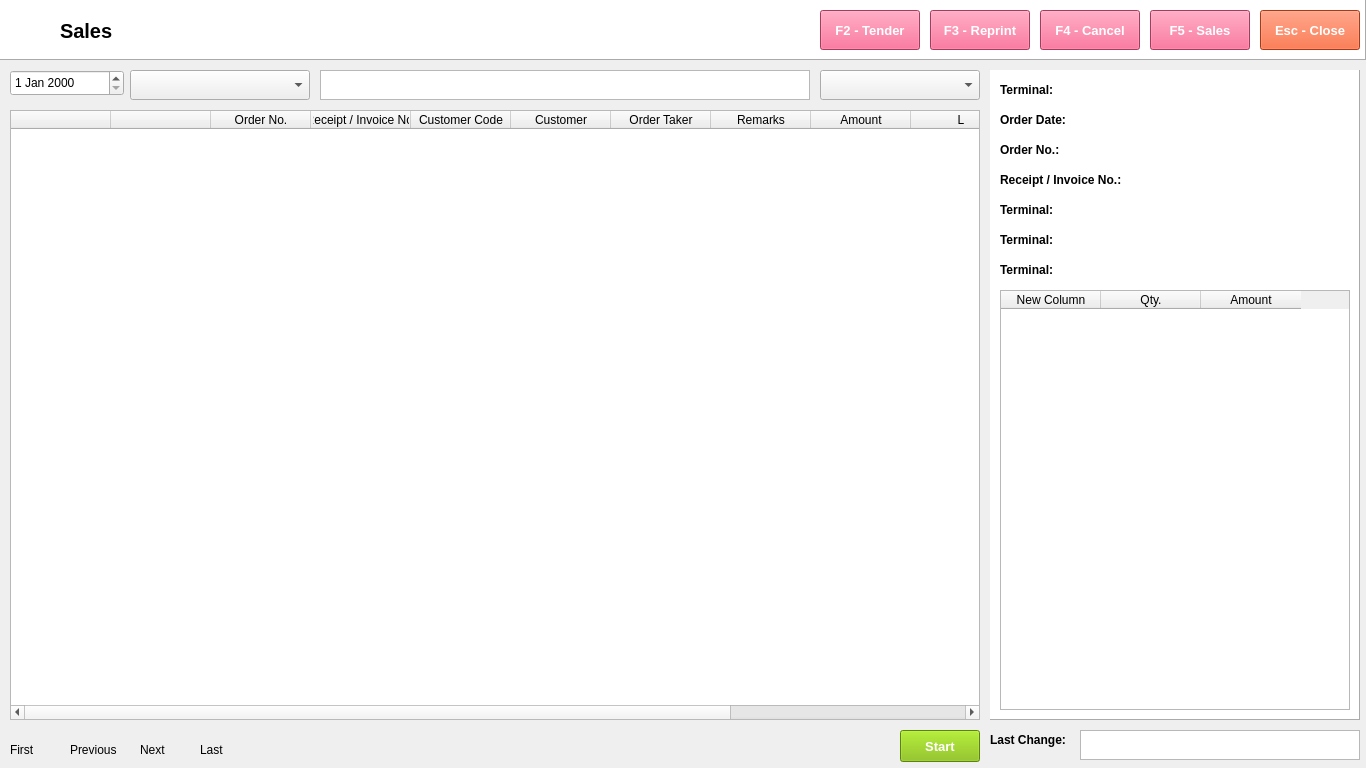
<?xml version="1.0" encoding="UTF-8"?>
<ui version="4.0">
 <class>Form</class>
 <widget class="QWidget" name="Form">
  <property name="geometry">
   <rect>
    <x>0</x>
    <y>0</y>
    <width>1366</width>
    <height>768</height>
   </rect>
  </property>
  <property name="font">
   <font>
    <family>Segoe UI</family>
    <pointsize>9</pointsize>
   </font>
  </property>
  <property name="windowTitle">
   <string>Form</string>
  </property>
  <widget class="QFrame" name="frame">
   <property name="geometry">
    <rect>
     <x>0</x>
     <y>0</y>
     <width>1366</width>
     <height>60</height>
    </rect>
   </property>
   <property name="autoFillBackground">
    <bool>false</bool>
   </property>
   <property name="styleSheet">
    <string notr="true">background-color: rgb(255, 255, 255);</string>
   </property>
   <property name="frameShape">
    <enum>QFrame::Panel</enum>
   </property>
   <property name="frameShadow">
    <enum>QFrame::Raised</enum>
   </property>
   <widget class="QLabel" name="label">
    <property name="geometry">
     <rect>
      <x>10</x>
      <y>10</y>
      <width>38</width>
      <height>32</height>
     </rect>
    </property>
    <property name="text">
     <string/>
    </property>
    <property name="pixmap">
     <pixmap>../../python-pos/img/Disbursement.png</pixmap>
    </property>
    <property name="scaledContents">
     <bool>true</bool>
    </property>
   </widget>
   <widget class="QLabel" name="label_2">
    <property name="geometry">
     <rect>
      <x>60</x>
      <y>10</y>
      <width>180</width>
      <height>41</height>
     </rect>
    </property>
    <property name="font">
     <font>
      <family>Segoe UI</family>
      <pointsize>15</pointsize>
      <weight>75</weight>
      <bold>true</bold>
     </font>
    </property>
    <property name="text">
     <string>Sales</string>
    </property>
    <property name="textFormat">
     <enum>Qt::PlainText</enum>
    </property>
   </widget>
   <widget class="QPushButton" name="pushButton_10">
    <property name="geometry">
     <rect>
      <x>820</x>
      <y>10</y>
      <width>100</width>
      <height>40</height>
     </rect>
    </property>
    <property name="font">
     <font>
      <family>Segoe UI</family>
      <pointsize>10</pointsize>
      <weight>75</weight>
      <bold>true</bold>
     </font>
    </property>
    <property name="autoFillBackground">
     <bool>false</bool>
    </property>
    <property name="styleSheet">
     <string notr="true">background-color: rgb(240, 80, 128);
color: rgb(255, 255, 255);</string>
    </property>
    <property name="text">
     <string>F2 - Tender</string>
    </property>
   </widget>
   <widget class="QPushButton" name="pushButton_11">
    <property name="geometry">
     <rect>
      <x>1150</x>
      <y>10</y>
      <width>100</width>
      <height>40</height>
     </rect>
    </property>
    <property name="font">
     <font>
      <family>Segoe UI</family>
      <pointsize>10</pointsize>
      <weight>75</weight>
      <bold>true</bold>
     </font>
    </property>
    <property name="autoFillBackground">
     <bool>false</bool>
    </property>
    <property name="styleSheet">
     <string notr="true">background-color: rgb(240, 80, 128);
color: rgb(255, 255, 255);</string>
    </property>
    <property name="text">
     <string>F5 - Sales</string>
    </property>
   </widget>
   <widget class="QPushButton" name="pushButton_4">
    <property name="geometry">
     <rect>
      <x>930</x>
      <y>10</y>
      <width>100</width>
      <height>40</height>
     </rect>
    </property>
    <property name="font">
     <font>
      <family>Segoe UI</family>
      <pointsize>10</pointsize>
      <weight>75</weight>
      <bold>true</bold>
     </font>
    </property>
    <property name="autoFillBackground">
     <bool>false</bool>
    </property>
    <property name="styleSheet">
     <string notr="true">background-color: rgb(240, 80, 128);
color: rgb(255, 255, 255);</string>
    </property>
    <property name="text">
     <string>F3 - Reprint</string>
    </property>
   </widget>
   <widget class="QPushButton" name="pushButton_12">
    <property name="geometry">
     <rect>
      <x>1260</x>
      <y>10</y>
      <width>100</width>
      <height>40</height>
     </rect>
    </property>
    <property name="font">
     <font>
      <family>Segoe UI</family>
      <pointsize>10</pointsize>
      <weight>75</weight>
      <bold>true</bold>
     </font>
    </property>
    <property name="autoFillBackground">
     <bool>false</bool>
    </property>
    <property name="styleSheet">
     <string notr="true">background-color: rgb(243, 79, 28);
color: rgb(255, 255, 255);</string>
    </property>
    <property name="text">
     <string>Esc - Close</string>
    </property>
   </widget>
   <widget class="QPushButton" name="pushButton_3">
    <property name="geometry">
     <rect>
      <x>1040</x>
      <y>10</y>
      <width>100</width>
      <height>40</height>
     </rect>
    </property>
    <property name="font">
     <font>
      <family>Segoe UI</family>
      <pointsize>10</pointsize>
      <weight>75</weight>
      <bold>true</bold>
     </font>
    </property>
    <property name="autoFillBackground">
     <bool>false</bool>
    </property>
    <property name="styleSheet">
     <string notr="true">background-color: rgb(240, 80, 128);
color: rgb(255, 255, 255);</string>
    </property>
    <property name="text">
     <string>F4 - Cancel</string>
    </property>
   </widget>
   <widget class="QLabel" name="label_12">
    <property name="geometry">
     <rect>
      <x>770</x>
      <y>10</y>
      <width>38</width>
      <height>32</height>
     </rect>
    </property>
    <property name="text">
     <string/>
    </property>
    <property name="pixmap">
     <pixmap>../../python-pos/img/Disbursement.png</pixmap>
    </property>
    <property name="scaledContents">
     <bool>true</bool>
    </property>
   </widget>
  </widget>
  <widget class="QPushButton" name="pushButton_8">
   <property name="geometry">
    <rect>
     <x>900</x>
     <y>730</y>
     <width>80</width>
     <height>32</height>
    </rect>
   </property>
   <property name="font">
    <font>
     <family>Segoe UI</family>
     <pointsize>10</pointsize>
     <weight>75</weight>
     <bold>true</bold>
    </font>
   </property>
   <property name="autoFillBackground">
    <bool>false</bool>
   </property>
   <property name="styleSheet">
    <string notr="true">background-color: rgb(127, 188, 0);
color: rgb(255, 255, 255);</string>
   </property>
   <property name="text">
    <string>Start</string>
   </property>
  </widget>
  <widget class="QComboBox" name="comboBox">
   <property name="geometry">
    <rect>
     <x>130</x>
     <y>70</y>
     <width>180</width>
     <height>30</height>
    </rect>
   </property>
  </widget>
  <widget class="QLabel" name="label_5">
   <property name="geometry">
    <rect>
     <x>140</x>
     <y>740</y>
     <width>47</width>
     <height>20</height>
    </rect>
   </property>
   <property name="font">
    <font>
     <family>Segoe UI</family>
     <pointsize>9</pointsize>
    </font>
   </property>
   <property name="text">
    <string>Next</string>
   </property>
  </widget>
  <widget class="QFrame" name="frame_3">
   <property name="geometry">
    <rect>
     <x>990</x>
     <y>70</y>
     <width>370</width>
     <height>650</height>
    </rect>
   </property>
   <property name="autoFillBackground">
    <bool>false</bool>
   </property>
   <property name="styleSheet">
    <string notr="true">background-color: rgb(255, 255, 255);</string>
   </property>
   <property name="frameShape">
    <enum>QFrame::Panel</enum>
   </property>
   <property name="frameShadow">
    <enum>QFrame::Raised</enum>
   </property>
   <widget class="QLabel" name="label_13">
    <property name="geometry">
     <rect>
      <x>10</x>
      <y>100</y>
      <width>130</width>
      <height>20</height>
     </rect>
    </property>
    <property name="font">
     <font>
      <family>Segoe UI</family>
      <pointsize>9</pointsize>
      <weight>75</weight>
      <bold>true</bold>
     </font>
    </property>
    <property name="text">
     <string>Receipt / Invoice No.:</string>
    </property>
   </widget>
   <widget class="QLabel" name="label_14">
    <property name="geometry">
     <rect>
      <x>10</x>
      <y>130</y>
      <width>130</width>
      <height>20</height>
     </rect>
    </property>
    <property name="font">
     <font>
      <family>Segoe UI</family>
      <pointsize>9</pointsize>
      <weight>75</weight>
      <bold>true</bold>
     </font>
    </property>
    <property name="text">
     <string>Terminal:</string>
    </property>
   </widget>
   <widget class="QLabel" name="label_15">
    <property name="geometry">
     <rect>
      <x>10</x>
      <y>160</y>
      <width>130</width>
      <height>20</height>
     </rect>
    </property>
    <property name="font">
     <font>
      <family>Segoe UI</family>
      <pointsize>9</pointsize>
      <weight>75</weight>
      <bold>true</bold>
     </font>
    </property>
    <property name="text">
     <string>Terminal:</string>
    </property>
   </widget>
   <widget class="QLabel" name="label_16">
    <property name="geometry">
     <rect>
      <x>10</x>
      <y>190</y>
      <width>130</width>
      <height>20</height>
     </rect>
    </property>
    <property name="font">
     <font>
      <family>Segoe UI</family>
      <pointsize>9</pointsize>
      <weight>75</weight>
      <bold>true</bold>
     </font>
    </property>
    <property name="text">
     <string>Terminal:</string>
    </property>
   </widget>
  </widget>
  <widget class="QDateEdit" name="dateEdit">
   <property name="geometry">
    <rect>
     <x>10</x>
     <y>70</y>
     <width>114</width>
     <height>26</height>
    </rect>
   </property>
  </widget>
  <widget class="QTableWidget" name="tableWidget_2">
   <property name="geometry">
    <rect>
     <x>1000</x>
     <y>290</y>
     <width>350</width>
     <height>420</height>
    </rect>
   </property>
   <column>
    <property name="text">
     <string>New Column</string>
    </property>
   </column>
   <column>
    <property name="text">
     <string>Qty.</string>
    </property>
   </column>
   <column>
    <property name="text">
     <string>Amount</string>
    </property>
   </column>
  </widget>
  <widget class="QTextEdit" name="textEdit_2">
   <property name="geometry">
    <rect>
     <x>1080</x>
     <y>730</y>
     <width>280</width>
     <height>30</height>
    </rect>
   </property>
  </widget>
  <widget class="QComboBox" name="comboBox_2">
   <property name="geometry">
    <rect>
     <x>820</x>
     <y>70</y>
     <width>160</width>
     <height>30</height>
    </rect>
   </property>
  </widget>
  <widget class="QLabel" name="label_3">
   <property name="geometry">
    <rect>
     <x>10</x>
     <y>740</y>
     <width>47</width>
     <height>20</height>
    </rect>
   </property>
   <property name="font">
    <font>
     <family>Segoe UI</family>
     <pointsize>9</pointsize>
    </font>
   </property>
   <property name="text">
    <string>First</string>
   </property>
  </widget>
  <widget class="QLabel" name="label_11">
   <property name="geometry">
    <rect>
     <x>1000</x>
     <y>110</y>
     <width>130</width>
     <height>20</height>
    </rect>
   </property>
   <property name="font">
    <font>
     <family>Segoe UI</family>
     <pointsize>9</pointsize>
     <weight>75</weight>
     <bold>true</bold>
    </font>
   </property>
   <property name="text">
    <string>Order Date:</string>
   </property>
  </widget>
  <widget class="QLabel" name="label_17">
   <property name="geometry">
    <rect>
     <x>1000</x>
     <y>140</y>
     <width>130</width>
     <height>20</height>
    </rect>
   </property>
   <property name="font">
    <font>
     <family>Segoe UI</family>
     <pointsize>9</pointsize>
     <weight>75</weight>
     <bold>true</bold>
    </font>
   </property>
   <property name="text">
    <string>Order No.:</string>
   </property>
  </widget>
  <widget class="QLabel" name="label_6">
   <property name="geometry">
    <rect>
     <x>200</x>
     <y>740</y>
     <width>47</width>
     <height>20</height>
    </rect>
   </property>
   <property name="font">
    <font>
     <family>Segoe UI</family>
     <pointsize>9</pointsize>
    </font>
   </property>
   <property name="text">
    <string>Last</string>
   </property>
  </widget>
  <widget class="QLabel" name="label_4">
   <property name="geometry">
    <rect>
     <x>70</x>
     <y>740</y>
     <width>47</width>
     <height>20</height>
    </rect>
   </property>
   <property name="font">
    <font>
     <family>Segoe UI</family>
     <pointsize>9</pointsize>
    </font>
   </property>
   <property name="text">
    <string>Previous</string>
   </property>
  </widget>
  <widget class="QLabel" name="label_10">
   <property name="geometry">
    <rect>
     <x>1000</x>
     <y>80</y>
     <width>130</width>
     <height>20</height>
    </rect>
   </property>
   <property name="font">
    <font>
     <family>Segoe UI</family>
     <pointsize>9</pointsize>
     <weight>75</weight>
     <bold>true</bold>
    </font>
   </property>
   <property name="text">
    <string>Terminal:</string>
   </property>
  </widget>
  <widget class="QTextEdit" name="textEdit">
   <property name="geometry">
    <rect>
     <x>320</x>
     <y>70</y>
     <width>490</width>
     <height>30</height>
    </rect>
   </property>
  </widget>
  <widget class="QTableWidget" name="tableWidget">
   <property name="geometry">
    <rect>
     <x>10</x>
     <y>110</y>
     <width>970</width>
     <height>610</height>
    </rect>
   </property>
   <column>
    <property name="text">
     <string/>
    </property>
   </column>
   <column>
    <property name="text">
     <string/>
    </property>
   </column>
   <column>
    <property name="text">
     <string>Order No.</string>
    </property>
   </column>
   <column>
    <property name="text">
     <string>Receipt / Invoice No.</string>
    </property>
   </column>
   <column>
    <property name="text">
     <string>Customer Code</string>
    </property>
   </column>
   <column>
    <property name="text">
     <string>Customer</string>
    </property>
   </column>
   <column>
    <property name="text">
     <string>Order Taker</string>
    </property>
   </column>
   <column>
    <property name="text">
     <string>Remarks</string>
    </property>
   </column>
   <column>
    <property name="text">
     <string>Amount</string>
    </property>
   </column>
   <column>
    <property name="text">
     <string>L</string>
    </property>
   </column>
   <column>
    <property name="text">
     <string>T</string>
    </property>
   </column>
   <column>
    <property name="text">
     <string>Remarks</string>
    </property>
   </column>
  </widget>
  <widget class="QLabel" name="label_18">
   <property name="geometry">
    <rect>
     <x>990</x>
     <y>730</y>
     <width>80</width>
     <height>20</height>
    </rect>
   </property>
   <property name="font">
    <font>
     <family>Segoe UI</family>
     <pointsize>9</pointsize>
     <weight>75</weight>
     <bold>true</bold>
    </font>
   </property>
   <property name="text">
    <string>Last Change:</string>
   </property>
  </widget>
 </widget>
 <resources/>
 <connections/>
</ui>
